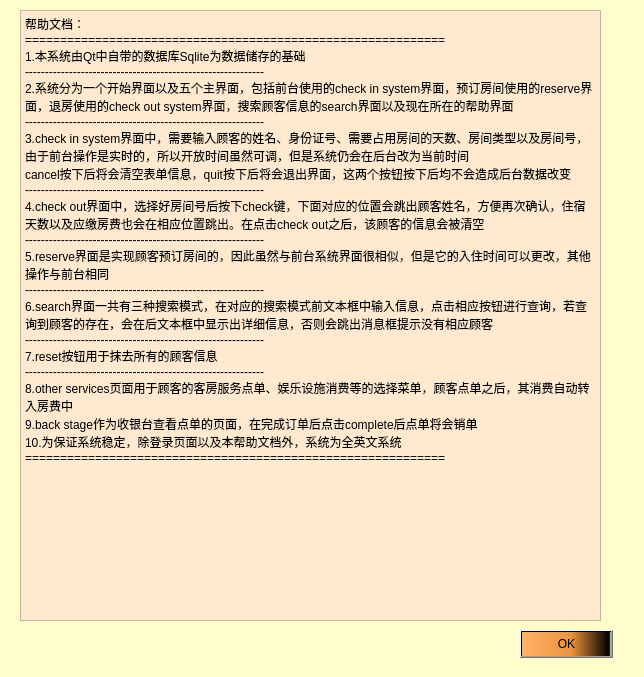
<?xml version="1.0" encoding="UTF-8"?>
<ui version="4.0">
 <class>Help</class>
 <widget class="QDialog" name="Help">
  <property name="geometry">
   <rect>
    <x>0</x>
    <y>0</y>
    <width>644</width>
    <height>677</height>
   </rect>
  </property>
  <property name="windowTitle">
   <string>Dialog</string>
  </property>
  <property name="styleSheet">
   <string notr="true">background-color:rgb(255, 254, 202)</string>
  </property>
  <widget class="QPushButton" name="pushButton">
   <property name="geometry">
    <rect>
     <x>520</x>
     <y>630</y>
     <width>93</width>
     <height>28</height>
    </rect>
   </property>
   <property name="styleSheet">
    <string notr="true">background-color:qlineargradient(spread:pad, x1:0, y1:0, x2:1, y2:0, stop:0 rgba(255, 178, 102, 255), stop:0.55 rgba(235, 148, 61, 255), stop:0.98 rgba(0, 0, 0, 255), stop:1 rgba(0, 0, 0, 0))</string>
   </property>
   <property name="text">
    <string>OK</string>
   </property>
  </widget>
  <widget class="QPlainTextEdit" name="plainTextEdit">
   <property name="geometry">
    <rect>
     <x>20</x>
     <y>10</y>
     <width>581</width>
     <height>611</height>
    </rect>
   </property>
   <property name="styleSheet">
    <string notr="true">background-color:rgb(255, 234, 207)</string>
   </property>
   <property name="plainText">
    <string>帮助文档：
============================================================
1.本系统由Qt中自带的数据库Sqlite为数据储存的基础
------------------------------------------------------------
2.系统分为一个开始界面以及五个主界面，包括前台使用的check in system界面，预订房间使用的reserve界面，退房使用的check out system界面，搜索顾客信息的search界面以及现在所在的帮助界面
------------------------------------------------------------
3.check in system界面中，需要输入顾客的姓名、身份证号、需要占用房间的天数、房间类型以及房间号，由于前台操作是实时的，所以开放时间虽然可调，但是系统仍会在后台改为当前时间
cancel按下后将会清空表单信息，quit按下后将会退出界面，这两个按钮按下后均不会造成后台数据改变
------------------------------------------------------------
4.check out界面中，选择好房间号后按下check键，下面对应的位置会跳出顾客姓名，方便再次确认，住宿天数以及应缴房费也会在相应位置跳出。在点击check out之后，该顾客的信息会被清空
------------------------------------------------------------
5.reserve界面是实现顾客预订房间的，因此虽然与前台系统界面很相似，但是它的入住时间可以更改，其他操作与前台相同
------------------------------------------------------------
6.search界面一共有三种搜索模式，在对应的搜索模式前文本框中输入信息，点击相应按钮进行查询，若查询到顾客的存在，会在后文本框中显示出详细信息，否则会跳出消息框提示没有相应顾客
------------------------------------------------------------
7.reset按钮用于抹去所有的顾客信息
------------------------------------------------------------
8.other services页面用于顾客的客房服务点单、娱乐设施消费等的选择菜单，顾客点单之后，其消费自动转入房费中
9.back stage作为收银台查看点单的页面，在完成订单后点击complete后点单将会销单
10.为保证系统稳定，除登录页面以及本帮助文档外，系统为全英文系统
============================================================</string>
   </property>
  </widget>
 </widget>
 <resources/>
 <connections>
  <connection>
   <sender>pushButton</sender>
   <signal>clicked()</signal>
   <receiver>Help</receiver>
   <slot>close()</slot>
   <hints>
    <hint type="sourcelabel">
     <x>556</x>
     <y>523</y>
    </hint>
    <hint type="destinationlabel">
     <x>321</x>
     <y>275</y>
    </hint>
   </hints>
  </connection>
 </connections>
</ui>
